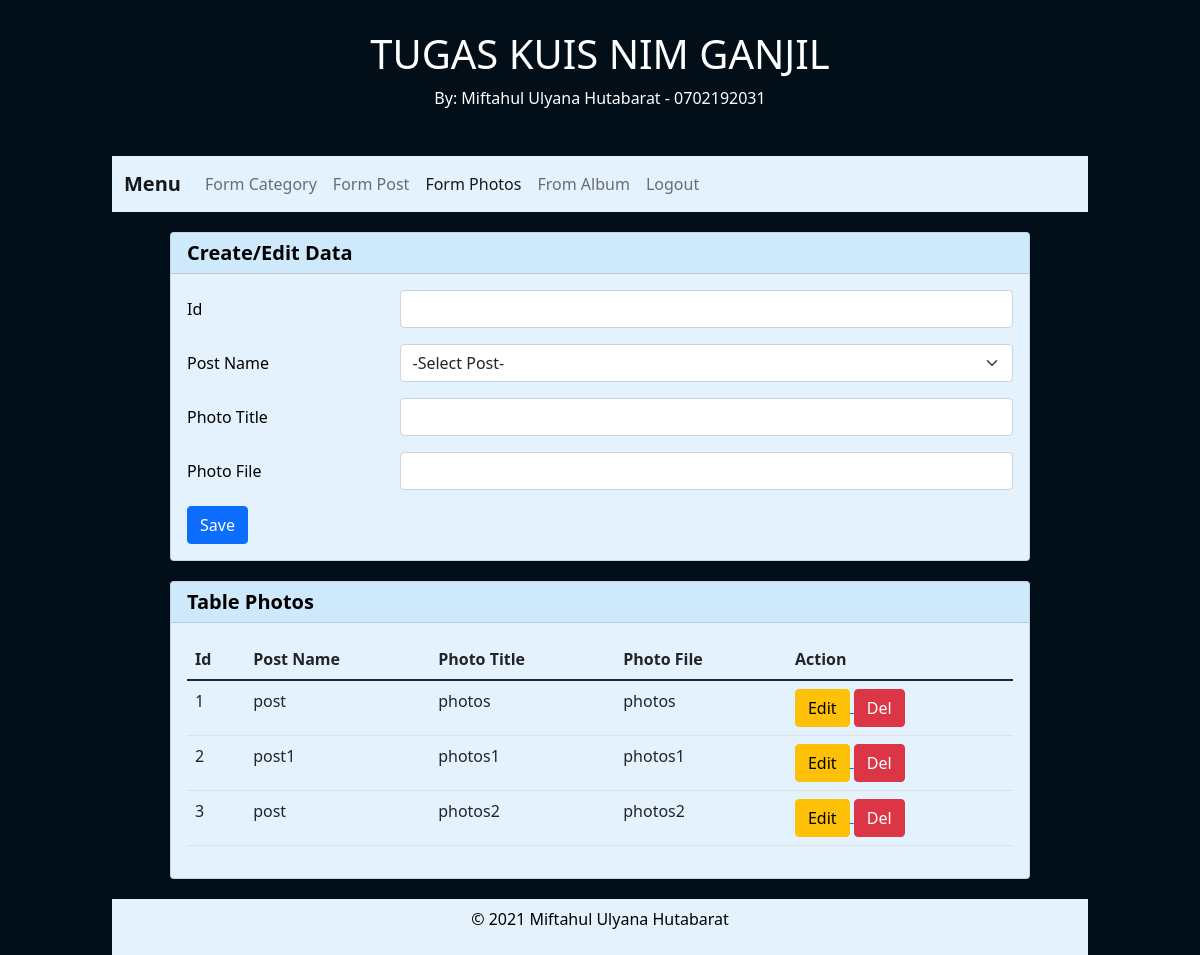
Screenshot of /PHP/belajar_crud_oop/form_photos.php (signed in) with the database file from the repository.
### tables this page shows
CREATE TABLE `tb_photos` (
  `photo_id` int(11) NOT NULL,
  `photo_id_post` int(11) DEFAULT NULL,
  `photo_title` varchar(100) DEFAULT NULL,
  `photo_file` varchar(256) DEFAULT NULL
);

CREATE TABLE `tb_post` (
  `post_id` int(11) NOT NULL,
  `post_id_cat` int(11) DEFAULT NULL,
  `post_slug` varchar(25) DEFAULT NULL,
  `post_title` varchar(100) DEFAULT NULL,
  `post_text` text DEFAULT NULL,
  `post_date` date DEFAULT NULL
);

### PHP/belajar_crud_oop/library.php (called while the page is built, shortened)
<?php
class Database{
    private $host   = "localhost",
            $user   = "root",
            $pass   = "",
            $db     = "db_crud_oop_php";
    public function __construct(){
        try{
            $this->koneksi = new PDO("mysql:host=$this->host; dbname=$this->db", $this->user, $this->pass);
        }catch(PDOException $e){
            echo die($e->getMessage());
        }
    }
}
class Post extends Database{
    public function readData($queryRead){
        try{
            $statement = $this->koneksi->prepare($queryRead);
            $statement->execute();
            $data = $statement->fetchAll();
            return $data;
        } catch (PDOException $e) {
            die($e->getMessage());
        }
    }
}
class Photos extends Database{
    public function readData($queryRead){
        try{
            $statement = $this->koneksi->prepare($queryRead);
            $statement->execute();
            $data = $statement->fetchAll();
            return $data;
        } catch (PDOException $e) {
            die($e->getMessage());
        }
    }
}
?>

### PHP/belajar_crud_oop/form_photos.php (the view, shortened to what this page needs)
<?php
require("library.php");
$photo = new Photos();
$post = new Post();
$rows_photo     = $photo->readData("SELECT * FROM tb_photos ORDER BY photo_id");
$rows_post      = $post->readData("SELECT * FROM tb_post ORDER BY post_id");
$photo_id       = "";
$photo_title    = "";
$photo_file     = "";
if(isset($_GET["op"])){
	$op = $_GET["op"];
}else{
	$op = "";
}
if($op == "edit"){
    $get_byId_photo = $photo->readData("SELECT * FROM tb_photos WHERE photo_id =" . $_GET["id"])[0];
    $photo_id           = $get_byId_photo["photo_id"];
    $photo_id_post      = $get_byId_photo["photo_id_post"];
    $photo_title        = $get_byId_photo["photo_title"];
    $photo_file         = $get_byId_photo["photo_file"];
    $get_byId_post = $post->readData("SELECT * FROM tb_post WHERE post_id =" . $photo_id_post)[0];
    $post_id            = $get_byId_post["post_id"];
    $post_title         = $get_byId_post["post_title"];
}else if($photo_id = ""){
    $error	= "data tidak ditemukan";
}
?>
<!DOCTYPE html>
<html lang="en">
<head>
    <link href="https://cdn.jsdelivr.net/npm/bootstrap@5.1.3/dist/css/bootstrap.min.css" rel="stylesheet">
</head>
<body style="background-color:#020f18; color:white;">
    <div class="container" style="max-width:1000px;">
        <header style="color:white; padding:30px; text-align:center;">
            <h1>TUGAS KUIS NIM GANJIL</h1>
            <p>By: Miftahul Ulyana Hutabarat - 0702192031</p>
        </header>
        <nav class=" navbar navbar-expand-lg navbar-light" style="background-color: #e3f2fd;">
            <div class="container-fluid">
                <a class="navbar-brand" href="#" style="font-weight:bold;">Menu</a>
                <div class="collapse navbar-collapse" id="navbarNavAltMarkup">
                    <div class="navbar-nav">
                        <a class="nav-link" href="form_category.php">Form Category</a>
                        <a class="nav-link" href="form_post.php">Form Post</a>
                        <a class="nav-link active" aria-current="page" href="form_photos.php">Form Photos</a>
                        <a class="nav-link" href="form_album.php">From Album</a>
                        <a class="nav-link" href="logout.php">Logout</a>
                    </div>
                </div>
            </div>
        </nav>
        <main style="max-width:900px; margin:0 auto;">
            <div class="card" style="color:black; background-color: #e3f2fd; margin:20px;">
                <h5 class="card-header" style="background-color:#cfe9fc; font-weight:bold;">Create/Edit Data</h5>
                <div class="card-body">
                    <form action="" method="POST">
                        <div class="mb-3 row">
                            <label for="photo_id" class="col-sm-3 col-form-label">Id</label>
                            <div class="col-sm-9">
                                <input type="text" class="form-control" id="photo_id" name="photo_id" value="<?php echo $photo_id; ?>">
                            </div>
                        </div>
                        <div class="mb-3 row">
                            <label for="photo_id_post" class="col-sm-3 col-form-label">Post Name</label>
                            <div class="col-sm-9">
                                <select class="form-select" aria-label="Default select example" id="photo_id_post" name="photo_id_post">
                                    <option>-Select Post-</option>
                                </select>
                            </div>
                        </div>
                        <div class="mb-3 row">
                            <label for="photo_title" class="col-sm-3 col-form-label">Photo Title</label>
                            <div class="col-sm-9">
                                <input type="text" class="form-control" id="photo_title" name="photo_title" value="<?php echo $photo_title; ?>">
                            </div>
                        </div>
                        <div class="mb-3 row">
                            <label for="photo_file" class="col-sm-3 col-form-label">Photo File</label>
                            <div class="col-sm-9">
                                <input type="text" class="form-control" id="photo_file" name="photo_file" value="<?php echo $photo_file; ?>">
                            </div>
                        </div>
                        <div class="col-sm-13">
                            <button type="submit" name="save" class="btn btn-primary">Save</button>
                        </div>
                    </form>
                </div>
            </div>
            <div class="card" style="color:black; background-color: #e3f2fd; margin:20px;">
                <h5 class="card-header" style="background-color:#cfe9fc; font-weight:bold;">Table Photos</h5>
                <div class="card-body">
                    <table class="table table-hover" style="background-color: #e3f2fd;">
                        <thead>
                            <tr>
                                <th scope="col">Id</th>
                                <th scope="col">Post Name</th>
                                <th scope="col">Photo Title</th>
                                <th scope="col">Photo File</th>
                                <th colspan="2" scope="col">Action</th>
                            </tr>
                        </thead>
                        <tbody>
                            <?php foreach($rows_photo as $row_photo):
                            $photo_id           =    $row_photo["photo_id"];
                            $photo_id_post      =    $row_photo["photo_id_post"];
                            $photo_title        =    $row_photo["photo_title"];
                            $photo_file         =    $row_photo["photo_file"];
                            ?>
                            <tr>
                            <td><?php echo $photo_id; ?></td>
                            <?php foreach($rows_post as $row_post):
                                if($photo_id_post === $row_post['post_id']):
                                $photo_id_post = $row_post['post_title'];?>
                                <td><?php echo $photo_id_post; ?></td>
                                <?php endif; endforeach; ?>
                                <td><?php echo $photo_title; ?></td>
                                <td><?php echo $photo_file; ?></td>
                                <td>
                                    <a href="form_photos.php?op=edit&id=<?php echo $row_photo["photo_id"]; ?>">
                                        <button type="button" class="btn btn-warning">Edit</button>
                                    </a>
                                    <a  href="form_photos.php?op=delete&id=<?php echo $row_photo["photo_id"]; ?>"
                                        onclick="return confirm('yakin ingin menghapus data?')">
                                        <button type="button" class="btn btn-danger">Del</button>
                                    </a>
                                </td>
                            </tr>
                            <?php endforeach; ?>
                        </tbody>
                    </table>
                </div>
            </div>
        </main>
        <footer style="text-align:center; color:black; padding:8px; background-color: #e3f2fd;">
            <p>© 2021 Miftahul Ulyana Hutabarat</p>
        </footer>
    </div>
</body>
</html>

### rows the page displays
tb_photos: photo_id "1", photo_title "photos", photo_file "photos"
tb_post: post_title "post"
tb_photos: photo_id "2", photo_title "photos1", photo_file "photos1"
tb_post: post_title "post1"
tb_photos: photo_id "3", photo_title "photos2", photo_file "photos2"
